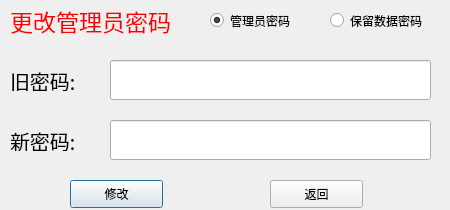
<?xml version="1.0" encoding="UTF-8"?>
<ui version="4.0">
 <class>ChangePassword</class>
 <widget class="QDialog" name="ChangePassword">
  <property name="geometry">
   <rect>
    <x>0</x>
    <y>0</y>
    <width>450</width>
    <height>210</height>
   </rect>
  </property>
  <property name="windowTitle">
   <string>修改密码</string>
  </property>
  <property name="windowIcon">
   <iconset resource="pic.qrc">
    <normaloff>:/new/prefix1/001.ico</normaloff>:/new/prefix1/001.ico</iconset>
  </property>
  <widget class="QLabel" name="Status">
   <property name="geometry">
    <rect>
     <x>10</x>
     <y>0</y>
     <width>201</width>
     <height>41</height>
    </rect>
   </property>
   <property name="font">
    <font>
     <family>黑体</family>
     <pointsize>17</pointsize>
    </font>
   </property>
   <property name="styleSheet">
    <string notr="true">color: rgb(255, 0, 0);</string>
   </property>
   <property name="text">
    <string>更改管理员密码</string>
   </property>
  </widget>
  <widget class="QLabel" name="label">
   <property name="geometry">
    <rect>
     <x>10</x>
     <y>70</y>
     <width>91</width>
     <height>21</height>
    </rect>
   </property>
   <property name="font">
    <font>
     <family>黑体</family>
     <pointsize>15</pointsize>
    </font>
   </property>
   <property name="text">
    <string>旧密码:</string>
   </property>
  </widget>
  <widget class="QLineEdit" name="ori_pswd">
   <property name="geometry">
    <rect>
     <x>110</x>
     <y>60</y>
     <width>321</width>
     <height>40</height>
    </rect>
   </property>
   <property name="font">
    <font>
     <family>宋体</family>
     <pointsize>17</pointsize>
    </font>
   </property>
   <property name="text">
    <string/>
   </property>
   <property name="echoMode">
    <enum>QLineEdit::Password</enum>
   </property>
  </widget>
  <widget class="QLabel" name="label_2">
   <property name="geometry">
    <rect>
     <x>10</x>
     <y>130</y>
     <width>91</width>
     <height>21</height>
    </rect>
   </property>
   <property name="font">
    <font>
     <family>黑体</family>
     <pointsize>15</pointsize>
    </font>
   </property>
   <property name="text">
    <string>新密码:</string>
   </property>
  </widget>
  <widget class="QLineEdit" name="new_pswd">
   <property name="geometry">
    <rect>
     <x>110</x>
     <y>120</y>
     <width>321</width>
     <height>40</height>
    </rect>
   </property>
   <property name="font">
    <font>
     <family>宋体</family>
     <pointsize>17</pointsize>
    </font>
   </property>
   <property name="text">
    <string/>
   </property>
   <property name="echoMode">
    <enum>QLineEdit::Password</enum>
   </property>
  </widget>
  <widget class="QPushButton" name="OK">
   <property name="geometry">
    <rect>
     <x>70</x>
     <y>180</y>
     <width>93</width>
     <height>28</height>
    </rect>
   </property>
   <property name="text">
    <string>修改</string>
   </property>
  </widget>
  <widget class="QPushButton" name="Cancel">
   <property name="geometry">
    <rect>
     <x>270</x>
     <y>180</y>
     <width>93</width>
     <height>28</height>
    </rect>
   </property>
   <property name="text">
    <string>返回</string>
   </property>
  </widget>
  <widget class="QRadioButton" name="dataKeepPswd">
   <property name="geometry">
    <rect>
     <x>330</x>
     <y>10</y>
     <width>115</width>
     <height>21</height>
    </rect>
   </property>
   <property name="text">
    <string>保留数据密码</string>
   </property>
  </widget>
  <widget class="QRadioButton" name="AdminPswd">
   <property name="geometry">
    <rect>
     <x>210</x>
     <y>10</y>
     <width>115</width>
     <height>21</height>
    </rect>
   </property>
   <property name="text">
    <string>管理员密码</string>
   </property>
   <property name="checked">
    <bool>true</bool>
   </property>
  </widget>
 </widget>
 <resources>
  <include location="pic.qrc"/>
 </resources>
 <connections>
  <connection>
   <sender>Cancel</sender>
   <signal>clicked()</signal>
   <receiver>ChangePassword</receiver>
   <slot>reject()</slot>
   <hints>
    <hint type="sourcelabel">
     <x>314</x>
     <y>188</y>
    </hint>
    <hint type="destinationlabel">
     <x>416</x>
     <y>184</y>
    </hint>
   </hints>
  </connection>
 </connections>
</ui>
